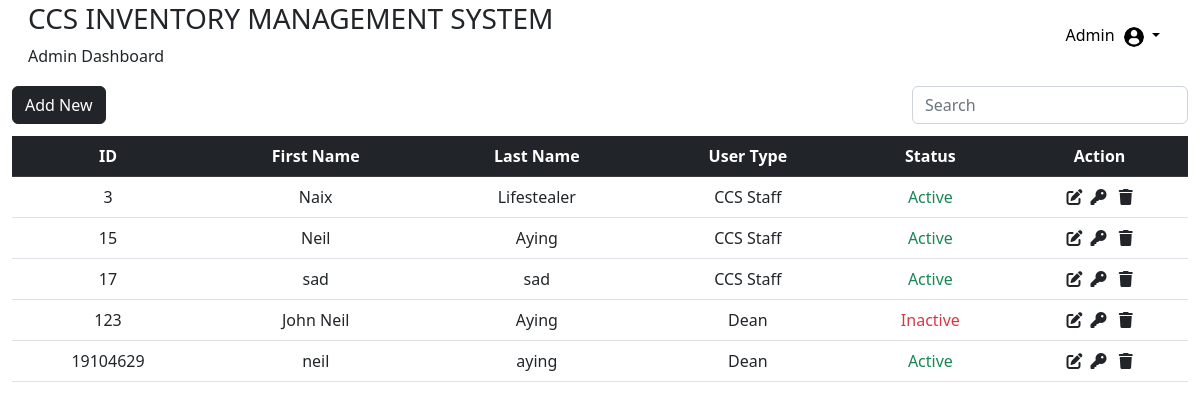
Before: /DashboardAdmin/adminPage.php (signed in) with the older database file.
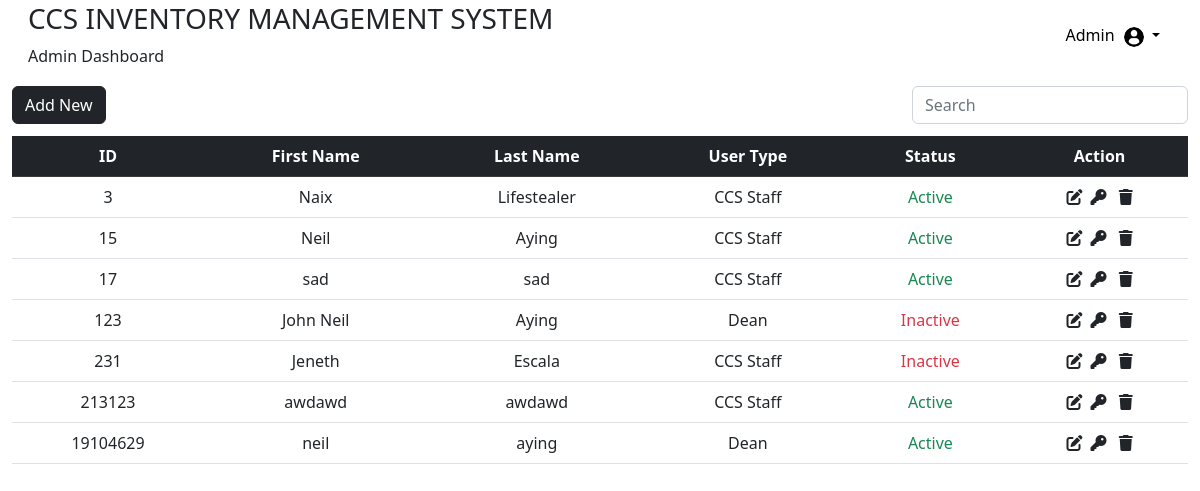
After: the same page with the newer database file.
### tables this page shows
CREATE TABLE `tblusers` (
  `id` int(11) NOT NULL,
  `addedbyid` int(11) NOT NULL,
  `usertype` varchar(50) NOT NULL,
  `fname` varchar(50) NOT NULL,
  `lname` varchar(50) NOT NULL,
  `password` varchar(50) NOT NULL,
  `status` varchar(20) NOT NULL,
  `email` varchar(50) NOT NULL,
  `gender` varchar(50) NOT NULL,
  `department` varchar(50) NOT NULL,
  `approveby` varchar(50) DEFAULT NULL,
  `datetimeregister` datetime DEFAULT NULL,
  `datetimeapprove` datetime DEFAULT NULL
);

### DashboardAdmin/adminPage.php (the view, shortened to what this page needs)
<?php
include('adminfunctions.php');
$search = isset($_GET["search"]) ? $_GET["search"] : '';
$sql = "SELECT * FROM `tblusers` WHERE usertype NOT IN ('Admin', 'Student', 'Employee') AND (id LIKE '%$search%' OR lname LIKE '%$search%' OR usertype LIKE '%$search%')";
$result = mysqli_query($conn, $sql);
?>
<!DOCTYPE html>
<html lang="en">
<head>
    <link rel="stylesheet" type="text/css" href="adminstyles.css">
    <link href="https://cdn.jsdelivr.net/npm/bootstrap@5.2.3/dist/css/bootstrap.min.css" rel="stylesheet">
    <link rel="stylesheet" href="https://cdnjs.cloudflare.com/ajax/libs/font-awesome/6.4.0/css/all.min.css" />
</head>
<body>
    <?php
    if ($result && mysqli_num_rows($result) > 0) {
        include('adminheader.php');
        echo '<div class="container-fluid">';
        echo '<div class="row mb-2">';
        echo '<div class="col-md-9 mb-1">';
        echo '<a href="addusers.php" class="btn btn-dark btn-block btn-add-new">Add New</a>';
        echo '</div>';
        echo '<div class="col-md-3 text-end">';
        echo '<form action="" method="GET" class="input-group">';
        echo '<input type="text" class="form-control search-input " placeholder="Search" name="search" id="searchInput">';
        echo '</form>';
        echo '</div>';
        echo '</div>';
        echo '<table class="table table-hover text-center">';
        echo '<thead class="table-dark">';
        echo '<tr>';
        echo '<th scope="col">ID</th>';
        echo '<th scope="col">First Name</th>';
        echo '<th scope="col">Last Name</th>';
        echo '<th scope="col">User Type</th>';
        echo '<th scope="col">Status</th>';
        echo '<th scope="col">Action</th>';
        echo '</tr>';
        echo '</thead>';
        echo '<tbody>';
        while ($row = mysqli_fetch_assoc($result)) {
            echo '<tr>';
            echo '<td>' . $row["id"] . '</td>';
            echo '<td>' . $row["fname"] . '</td>';
            echo '<td>' . $row["lname"] . '</td>';
            echo '<td>' . $row["usertype"] . '</td>';
            echo '<td class="' . (strtolower($row["status"]) === 'active' ? 'text-success' : 'text-danger') . '">' . $row["status"] . '</td>';
            echo '<td>';
            echo '<a href="edit.php?id=' . $row["id"] . '" class="link-dark"><i class="fa-solid fa-pen-to-square fs-7 me-2"></i></a>';
            echo '<a href="javascript:void(0);" onclick="confirmResetPassword(' . $row["id"] . ')" class="link-dark"><i class="fa-solid fa-key fs-7 me-2"></i></a>';
            echo ' <a href="javascript:void(0);" onclick="confirmDeleteUser(' . $row["id"] . ')" class="link-dark"><i class="fa-solid fa-trash fs-7"></i></a>';
            echo '</td>';
            echo ' </tr>';
        }
        echo '</tbody>';
        echo '</table>';
        echo '</div>';
    }
    ?>
</body>
</html>

### DashboardAdmin/adminheader.php (shortened to what this page needs)
<div class="container-fluid">
    <div class="header--wrapper">
        <div class="header--title">
            <div class="logo-and-text">
                <h3>CCS INVENTORY MANAGEMENT SYSTEM</h3>
            </div>
            <span>Admin Dashboard</span>
        </div>
        <div class="user--info">
            <div class="dropdown">
            <button class="btn btn-secondary dropdown-toggle custom-dropdown-btn" type="button" id="userDropdown" data-bs-toggle="dropdown" aria-expanded="false">
                    Admin
                    <img src="/inventory/images/profile-user.png" alt="userpicture" class="userpicture">
            </button>
            </div>
        </div>
    </div>
</div>

### DashboardAdmin/adminstyles.css (style rules this page uses)
.dropdown img { width: 20px; height: 20px; cursor:pointer; border-radius: 50%; margin-left: 5px; }
.header--wrapper { display: flex; justify-content: space-between; align-items: center; flex-wrap: wrap; background: #fff; border-radius: 10px; padding: 2px 1rem; margin-bottom: 1rem; }
.user--info { display: flex; align-items: center; background-color: #fff; }
.custom-dropdown-btn { background-color: transparent !important; border: none !important; color: #000 !important; }
.text-success { color: green; }
.text-danger { color: red; }

Changed rows visible on the page:
added tblusers: id "231", fname "Jeneth", lname "Escala", usertype "CCS Staff", status "Inactive"
added tblusers: id "213123", fname "awdawd", lname "awdawd", usertype "CCS Staff", status "Active"
